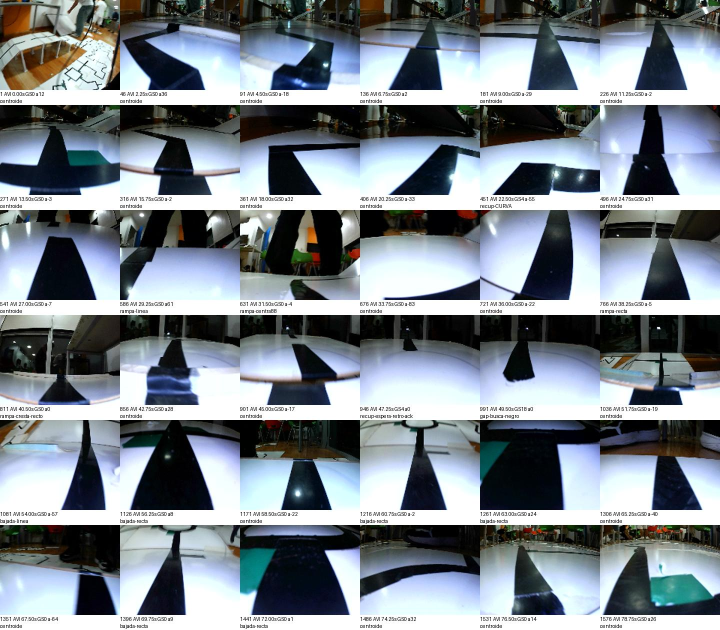
#> input picture software/raspberry/corridas/20261031_195318/analisis/barrido_visual_1.jpg, 1440 x 1260 px (shown at 1/2 size)
$ python -i rasgos_plateado.py   (imports and definitions only)
#> lines starting #> are read from the running program, lines starting #| are printed output that depends on the picture; after the words box and inside, x2 and y2 are one past the last pixel; in counts of white or black regions, pixels touching at a corner belong together
#> further down, picture is the input picture: shape (1260, 1440, 3); mean B, G, R 140.7, 133.4, 125
# Rasgos de "banda plateada" en los cuadros despues del retroceso de cada recuperacion.
import cv2, json, os, sys, numpy as np
AQUI = os.path.dirname(os.path.abspath(__file__))
BASE = 'C:/Users/villa/rcj-2026-rescue-line-iita-salta-robocup-priority-fixes/software/raspberry/corridas'
# [1 line not run here, left out]
PLATEADO = {('1-nov 12:49', n) for n in (5033, 9186, 9348, 15340, 15650, 15952, 16129, 21035)}
_caps = {}
def cuadro(e, n):
    p = os.path.join(BASE, e['run'], e['cr'], 'f_%06d.png' % n)
    if os.path.exists(p): return cv2.imread(p)
    v = os.path.join(BASE, e['run'], e['vid']); cap = _caps.setdefault(v, cv2.VideoCapture(v))
    cap.set(cv2.CAP_PROP_POS_FRAMES, n - 1); ok, f = cap.read()
    return f[1::2, 1:320:2][:120, :160].copy()
def rasgos(im):
    roi = im[60:120]
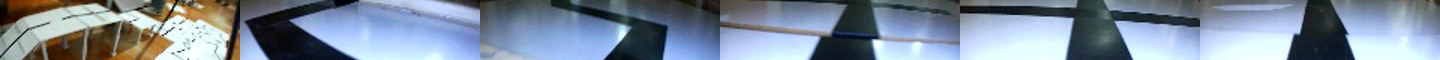
#> roi: shape (60, 1440, 3); mean B, G, R 154.5, 138.4, 124.6
    hsv = cv2.cvtColor(roi, cv2.COLOR_BGR2HSV); S = hsv[..., 1].astype(np.float32); V = hsv[..., 2].astype(np.float32)
#> after `hsv = cv2.cvtColor(roi, cv2.COLOR_BGR2HSV)`: hsv: shape (60, 1440, 3); mean H, S, V 93.6, 77, 160.5
#> after `S = hsv[..., 1].astype(np.float32)`:
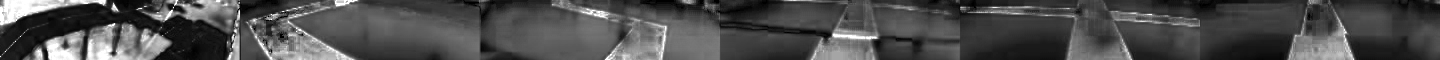
#> S: shape (60, 1440) float32; min 0, max 255, mean 77
    m = cv2.blur(V, (5, 5)); sd = np.sqrt(np.maximum(cv2.blur(V * V, (5, 5)) - m * m, 0))
#> after `m = cv2.blur(V, (5, 5))`:
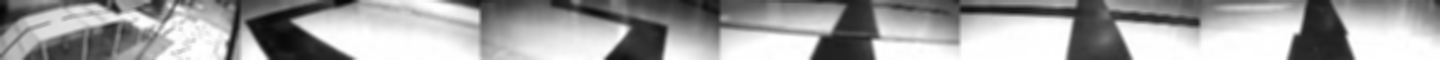
#> m: shape (60, 1440) float32; min 5.92, max 255, mean 160.5
#> after `sd = np.sqrt(np.maximum(cv2.blur(V * V, (5, 5)) - m * m, 0))`:
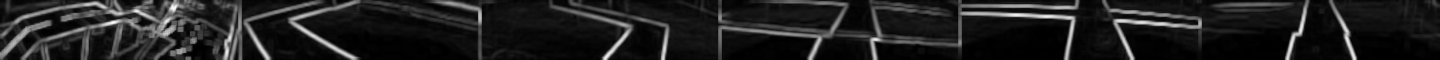
#> sd: shape (60, 1440) float32; min 0, max 89.98, mean 11.4; drawn with min black and max white
    gris = (S < 60) & (V > 110) & (V < 225)
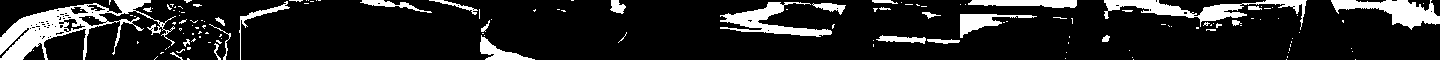
#> gris: shape (60, 1440) bool; 14.2% white; 140 white regions (113 under 20 px), largest, box (x1, y1, x2, y2) and area: (0, 0, 176, 60) 3392, (1104, 0, 1307, 30) 1738, (1331, 0, 1440, 30) 1472
    tex = gris & (sd > 7)
#> tex: shape (60, 1440) bool; 9.7% white; 148 white regions (120 under 20 px), largest, box (x1, y1, x2, y2) and area: (0, 0, 176, 60) 2467, (720, 2, 832, 37) 1112, (1104, 0, 1247, 27) 600
    # banda: componente gris mas ancha
    n, et, st, _ = cv2.connectedComponentsWithStats(gris.astype(np.uint8), 8)
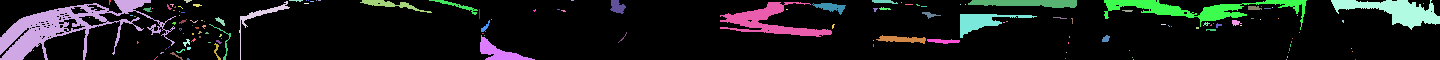
#> et: shape (60, 1440) int32; 141 distinct labels, from 0 to 140; one colour per label, 0 black
#> n = 141; st = 141 rows, first 6: [0, 0, 1440, 60, 74097], [109, 0, 2, 5, 7], [0, 0, 176, 60, 3392], [184, 0, 8, 3, 14], [239, 1, 51, 59, 293], [289, 0, 14, 2, 17]
    ancho = max([st[k, cv2.CC_STAT_WIDTH] for k in range(1, n) if st[k, cv2.CC_STAT_AREA] >= 300], default=0)
#> ancho = 203
    blanco = (S < 40) & (V >= 225)
#> blanco: shape (60, 1440) bool; 9.8% white; 46 white regions (29 under 20 px), largest, box (x1, y1, x2, y2) and area: (155, 16, 229, 60) 2025, (965, 35, 1067, 60) 1715, (1201, 34, 1292, 60) 1698
    negro = V < 90
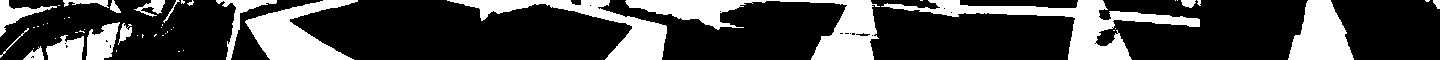
#> negro: shape (60, 1440) bool; 26.5% white; 52 white regions (33 under 20 px), largest, box (x1, y1, x2, y2) and area: (881, 0, 1200, 60) 4706, (625, 0, 880, 60) 4655, (447, 0, 667, 60) 3464
    return dict(gris=int(gris.sum()), tex=int(tex.sum()), ancho=int(ancho), blanco=int(blanco.sum()), negro=int(negro.sum()))
out = []
# [9 lines not run here, left out]

>>> import cv2
>>> picture = cv2.imread('../../../20261031_195318/analisis/barrido_visual_1.jpg')
>>> result = rasgos(picture)
#> result = {'gris': 12303, 'tex': 8348, 'ancho': 203, 'blanco': 8483, 'negro': 22905}
